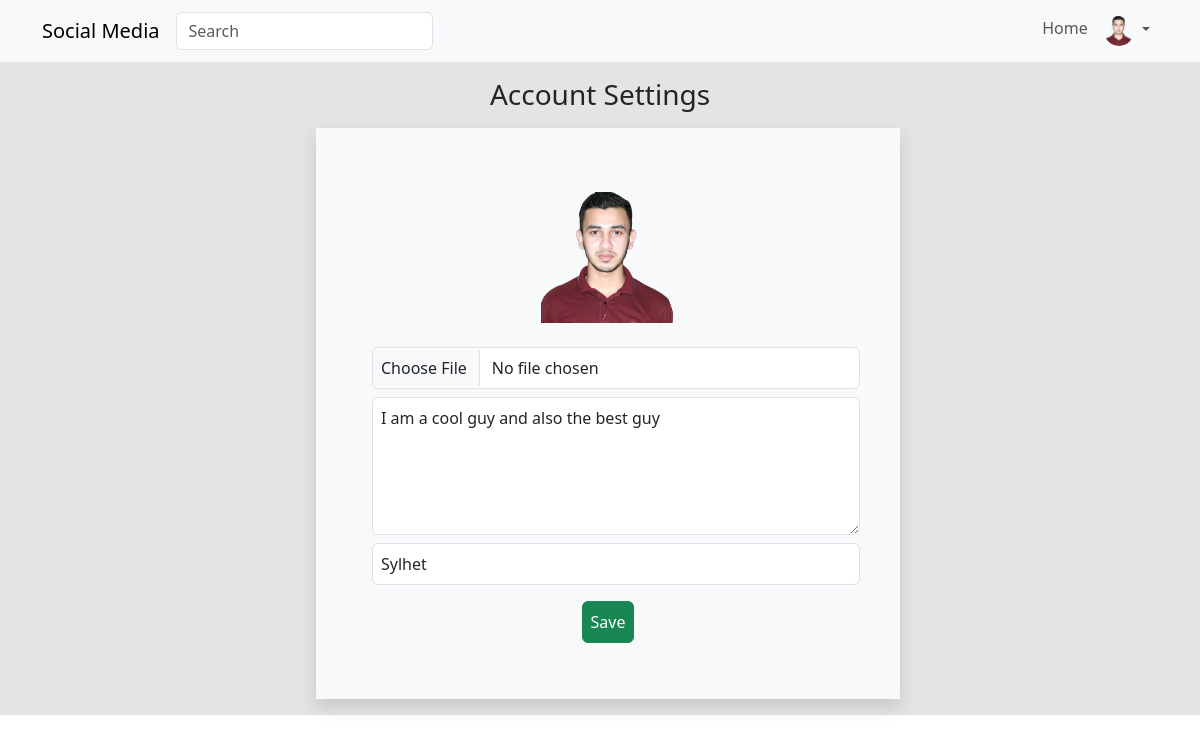
/settings/ (signed in), run on the app's committed database.
### core/models.py (models this page shows, shortened)
class Profile(models.Model):
    user = models.ForeignKey(User, on_delete=models.CASCADE)
    id_user = models.IntegerField()
    bio = models.TextField(blank=True)
    profileimg = models.FileField(upload_to='profile_images', default='default.png')
    location = models.CharField(max_length=100, blank=True)

### core/views.py (the view)
# urls.py: path('settings/', views.settings, name='settings'),
@login_required()
def settings(request):
    user_profile = Profile.objects.get(user=request.user)
    if request.method == 'POST':
        if request.FILES.get('image') == None:
            image = user_profile.profileimg
            bio = request.POST['bio']
            location = request.POST['location']
            user_profile.profileimg = image
            user_profile.bio = bio
            user_profile.location = location
            user_profile.save()
            return redirect('settings')
        if request.FILES.get('image') != None:
            image = request.FILES['image']
            bio = request.POST['bio']
            location = request.POST['location']
            user_profile.profileimg = image
            user_profile.bio = bio
            user_profile.location = location
            user_profile.save()
            return redirect('settings')
    else:
        return render(request, 'settings.html', {'user_profile':user_profile})

### templates/settings.html (shortened to what this page needs)
{% extends 'base.html' %}
{% block body %}
    <section class="" style="background-color: rgb(228, 228, 228);">
        {% include 'navbar.html' %}
        <div class="text-center p-2 m-2 row">
            <h3>Account Settings</h3>
            <div class="col-3"></div>
            <div class="m-2 p-5 text-center shadow bg-light col-6">
                <form action="" method="POST" enctype="multipart/form-data">
                    <img src="{{user_profile.profileimg.url}}" alt="" style="width: 150px;" class="p-2 m-2">
                    <input type="file" name="image" id="" class="form-control p-2 m-2">
                    <textarea rows="5" type="text" name="bio" id="" class="form-control p-2 m-2" value="{{user_profile.bio}}" placeholder="Bio">{{user_profile.bio}}</textarea>
                    <input type="text" name="location" id="" class="form-control p-2 m-2" value="{{user_profile.location}}" placeholder="Location">
                    <input type="submit" value="Save" class="btn btn-success p-2 m-2">
                </form>
            </div>
        </div>
    </section>
{% endblock %}

### templates/navbar.html (shortened to what this page needs)
<nav class="navbar navbar-expand-lg bg-body-tertiary bg-light">
    <div class="container">
      <a class="navbar-brand" href="{% url 'index' %}">Social Media</a>
      <div class="collapse navbar-collapse" id="navbarSupportedContent">
        <form class="d-flex me-auto" role="search" action="/search/" method="POST">
          <input class="form-control me-2" type="search" placeholder="Search" aria-label="Search" name="username">
        </form>
        <ul class="navbar-nav  mb-2 mb-lg-0">
          <li class="nav-item">
            <a class="nav-link " aria-current="page" href="{% url 'index' %}">Home</a>
          </li>
          <li class="nav-item dropdown">
            <a class="nav-link dropdown-toggle" href="#" role="button" data-bs-toggle="dropdown" aria-expanded="false">
              <img src="{{user_profile.profileimg.url}}" alt="" class="rounded-circle" height="30px" width="30px">
            </a>
          </li>
        </ul>
      </div>
    </div>
</nav>

### data on the page
Profile: profileimg (picture), bio "I am a cool guy and also the best guy", location "Sylhet"
